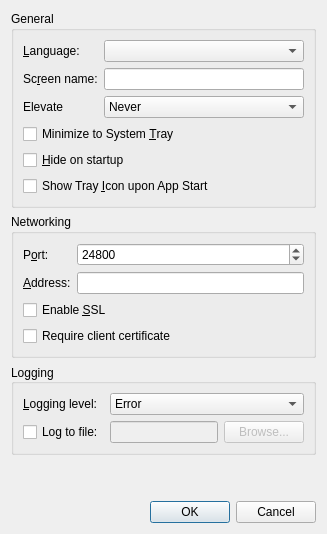
<?xml version="1.0" encoding="UTF-8"?>
<ui version="4.0">
 <class>SettingsDialog</class>
 <widget class="QDialog" name="SettingsDialog">
  <property name="geometry">
   <rect>
    <x>0</x>
    <y>0</y>
    <width>400</width>
    <height>0</height>
   </rect>
  </property>
  <property name="windowTitle">
   <string>Settings</string>
  </property>
  <layout class="QVBoxLayout" name="verticalLayout">
   <item>
    <widget class="QGroupBox" name="m_pGroupGeneral">
     <property name="enabled">
      <bool>true</bool>
     </property>
     <property name="sizePolicy">
      <sizepolicy hsizetype="Preferred" vsizetype="Preferred">
       <horstretch>0</horstretch>
       <verstretch>0</verstretch>
      </sizepolicy>
     </property>
     <property name="title">
      <string>General</string>
     </property>
     <layout class="QFormLayout" name="formLayout">
      <property name="fieldGrowthPolicy">
       <enum>QFormLayout::AllNonFixedFieldsGrow</enum>
      </property>
      <item row="0" column="0">
       <widget class="QLabel" name="m_pLabel_27">
        <property name="sizePolicy">
         <sizepolicy hsizetype="Preferred" vsizetype="Preferred">
          <horstretch>0</horstretch>
          <verstretch>0</verstretch>
         </sizepolicy>
        </property>
        <property name="minimumSize">
         <size>
          <width>75</width>
          <height>0</height>
         </size>
        </property>
        <property name="text">
         <string>&amp;Language:</string>
        </property>
        <property name="buddy">
         <cstring>m_pComboLanguage</cstring>
        </property>
       </widget>
      </item>
      <item row="0" column="1">
       <widget class="QComboBox" name="m_pComboLanguage"/>
      </item>
      <item row="1" column="0">
       <widget class="QLabel" name="m_pLabel_19">
        <property name="minimumSize">
         <size>
          <width>75</width>
          <height>0</height>
         </size>
        </property>
        <property name="text">
         <string>Sc&amp;reen name:</string>
        </property>
        <property name="buddy">
         <cstring>m_pLineEditScreenName</cstring>
        </property>
       </widget>
      </item>
      <item row="1" column="1">
       <widget class="QLineEdit" name="m_pLineEditScreenName">
        <property name="enabled">
         <bool>true</bool>
        </property>
       </widget>
      </item>
      <item row="2" column="0">
       <widget class="QLabel" name="m_pLabelElevate">
        <property name="text">
         <string>Elevate</string>
        </property>
       </widget>
      </item>
      <item row="2" column="1">
       <widget class="QComboBox" name="m_pComboElevate">
        <property name="toolTip">
         <string>Specify when the Inputgate service should run at an elevated privilege level</string>
        </property>
        <property name="currentIndex">
         <number>2</number>
        </property>
        <item>
         <property name="text">
          <string>As Needed</string>
         </property>
        </item>
        <item>
         <property name="text">
          <string>Always</string>
         </property>
        </item>
        <item>
         <property name="text">
          <string>Never</string>
         </property>
        </item>
       </widget>
      </item>
      <item row="3" column="0" colspan="2">
       <widget class="QCheckBox" name="m_pCheckBoxMinimizeToTray">
        <property name="text">
         <string>Minimize to System &amp;Tray</string>
        </property>
       </widget>
      </item>
      <item row="4" column="0" colspan="2">
       <widget class="QCheckBox" name="m_pCheckBoxAutoHide">
        <property name="text">
         <string>&amp;Hide on startup</string>
        </property>
       </widget>
      </item>
      <item row="5" column="0" colspan="2">
       <widget class="QCheckBox" name="m_pCheckBoxAutoStart">
        <property name="text">
         <string>Show Tray &amp;Icon upon App Start</string>
        </property>
       </widget>
      </item>
     </layout>
    </widget>
   </item>
   <item>
    <widget class="QGroupBox" name="m_pGroupNetworking">
     <property name="title">
      <string>Networking</string>
     </property>
     <layout class="QGridLayout" name="gridLayout_3">
      <item row="1" column="0">
       <widget class="QLabel" name="m_pLabel_21">
        <property name="text">
         <string>&amp;Address:</string>
        </property>
        <property name="buddy">
         <cstring>m_pLineEditInterface</cstring>
        </property>
       </widget>
      </item>
      <item row="0" column="0">
       <widget class="QLabel" name="m_pLabel_20">
        <property name="text">
         <string>P&amp;ort:</string>
        </property>
        <property name="buddy">
         <cstring>m_pSpinBoxPort</cstring>
        </property>
       </widget>
      </item>
      <item row="0" column="1">
       <widget class="QSpinBox" name="m_pSpinBoxPort">
        <property name="enabled">
         <bool>true</bool>
        </property>
        <property name="sizePolicy">
         <sizepolicy hsizetype="MinimumExpanding" vsizetype="Fixed">
          <horstretch>0</horstretch>
          <verstretch>0</verstretch>
         </sizepolicy>
        </property>
        <property name="maximum">
         <number>65535</number>
        </property>
        <property name="value">
         <number>24800</number>
        </property>
       </widget>
      </item>
      <item row="1" column="1">
       <widget class="QLineEdit" name="m_pLineEditInterface">
        <property name="enabled">
         <bool>true</bool>
        </property>
       </widget>
      </item>
      <item row="2" column="0" colspan="2">
       <widget class="QCheckBox" name="m_pCheckBoxEnableCrypto">
        <property name="text">
         <string>Enable &amp;SSL</string>
        </property>
       </widget>
      </item>
      <item row="3" column="0" colspan="2">
       <widget class="QCheckBox" name="checkbox_require_client_certificate">
        <property name="text">
         <string>Require client certificate</string>
        </property>
       </widget>
      </item>
     </layout>
    </widget>
   </item>
   <item>
    <widget class="QGroupBox" name="m_pGroupLog">
     <property name="sizePolicy">
      <sizepolicy hsizetype="Preferred" vsizetype="Preferred">
       <horstretch>0</horstretch>
       <verstretch>0</verstretch>
      </sizepolicy>
     </property>
     <property name="title">
      <string>Logging</string>
     </property>
     <property name="alignment">
      <set>Qt::AlignLeading|Qt::AlignLeft|Qt::AlignVCenter</set>
     </property>
     <property name="flat">
      <bool>false</bool>
     </property>
     <layout class="QGridLayout" name="gridLayout_2">
      <item row="1" column="0">
       <widget class="QCheckBox" name="m_pCheckBoxLogToFile">
        <property name="text">
         <string>Log to file:</string>
        </property>
       </widget>
      </item>
      <item row="1" column="2">
       <widget class="QPushButton" name="m_pButtonBrowseLog">
        <property name="enabled">
         <bool>false</bool>
        </property>
        <property name="text">
         <string>Browse...</string>
        </property>
       </widget>
      </item>
      <item row="0" column="1" colspan="2">
       <widget class="QComboBox" name="m_pComboLogLevel">
        <item>
         <property name="text">
          <string>Error</string>
         </property>
        </item>
        <item>
         <property name="text">
          <string>Warning</string>
         </property>
        </item>
        <item>
         <property name="text">
          <string>Note</string>
         </property>
        </item>
        <item>
         <property name="text">
          <string>Info</string>
         </property>
        </item>
        <item>
         <property name="text">
          <string>Debug</string>
         </property>
        </item>
        <item>
         <property name="text">
          <string>Debug1</string>
         </property>
        </item>
        <item>
         <property name="text">
          <string>Debug2</string>
         </property>
        </item>
       </widget>
      </item>
      <item row="0" column="0">
       <widget class="QLabel" name="m_pLabel_3">
        <property name="minimumSize">
         <size>
          <width>75</width>
          <height>0</height>
         </size>
        </property>
        <property name="text">
         <string>&amp;Logging level:</string>
        </property>
        <property name="buddy">
         <cstring>m_pComboLogLevel</cstring>
        </property>
       </widget>
      </item>
      <item row="1" column="1">
       <widget class="QLineEdit" name="m_pLineEditLogFilename">
        <property name="enabled">
         <bool>false</bool>
        </property>
       </widget>
      </item>
     </layout>
    </widget>
   </item>
   <item>
    <spacer name="verticalSpacer">
     <property name="orientation">
      <enum>Qt::Vertical</enum>
     </property>
     <property name="sizeHint" stdset="0">
      <size>
       <width>20</width>
       <height>40</height>
      </size>
     </property>
    </spacer>
   </item>
   <item>
    <widget class="QDialogButtonBox" name="buttonBox">
     <property name="orientation">
      <enum>Qt::Horizontal</enum>
     </property>
     <property name="standardButtons">
      <set>QDialogButtonBox::Cancel|QDialogButtonBox::Ok</set>
     </property>
    </widget>
   </item>
  </layout>
 </widget>
 <tabstops>
  <tabstop>m_pComboLanguage</tabstop>
  <tabstop>m_pLineEditScreenName</tabstop>
  <tabstop>m_pComboElevate</tabstop>
  <tabstop>m_pCheckBoxMinimizeToTray</tabstop>
  <tabstop>m_pCheckBoxAutoHide</tabstop>
  <tabstop>m_pCheckBoxAutoStart</tabstop>
  <tabstop>m_pSpinBoxPort</tabstop>
  <tabstop>m_pLineEditInterface</tabstop>
  <tabstop>m_pCheckBoxEnableCrypto</tabstop>
  <tabstop>m_pComboLogLevel</tabstop>
  <tabstop>m_pCheckBoxLogToFile</tabstop>
  <tabstop>m_pLineEditLogFilename</tabstop>
  <tabstop>m_pButtonBrowseLog</tabstop>
 </tabstops>
 <resources/>
 <connections/>
</ui>
